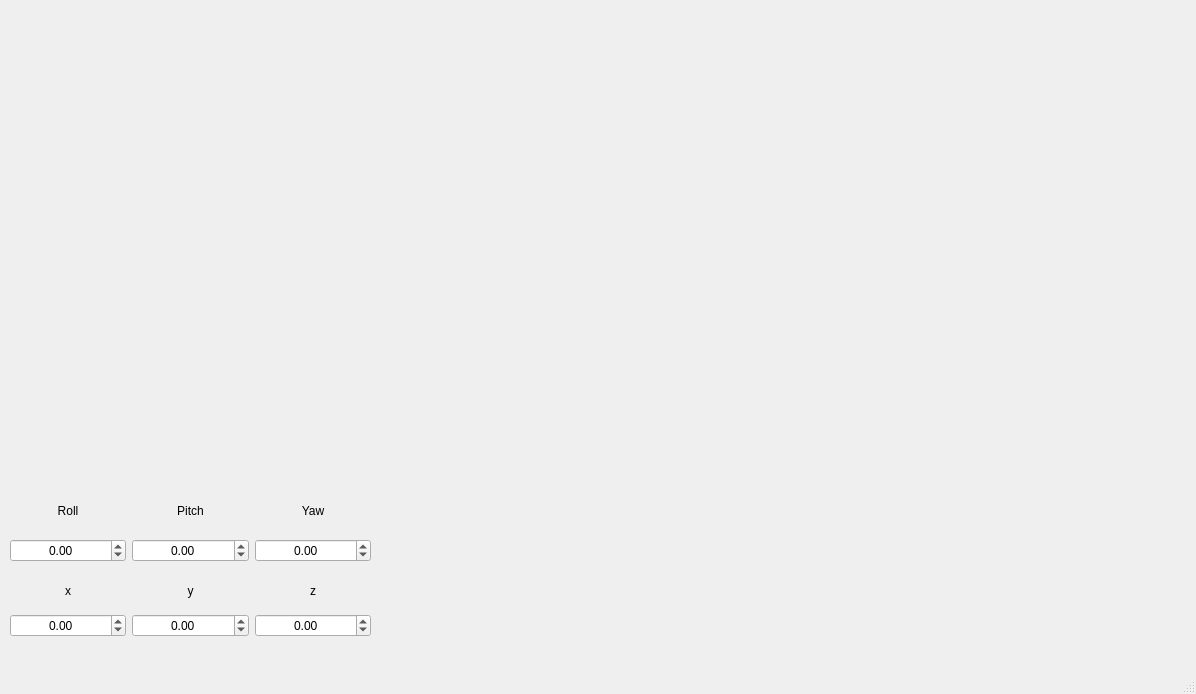
<?xml version="1.0" encoding="UTF-8"?>
<ui version="4.0">
 <class>MainWindow</class>
 <widget class="QMainWindow" name="MainWindow">
  <property name="geometry">
   <rect>
    <x>0</x>
    <y>0</y>
    <width>1196</width>
    <height>694</height>
   </rect>
  </property>
  <property name="windowTitle">
   <string>MainWindow</string>
  </property>
  <widget class="QWidget" name="centralwidget">
   <widget class="MyGLWidget" name="renderWindow" native="true">
    <property name="geometry">
     <rect>
      <x>10</x>
      <y>10</y>
      <width>1161</width>
      <height>481</height>
     </rect>
    </property>
   </widget>
   <widget class="QWidget" name="horizontalLayoutWidget">
    <property name="geometry">
     <rect>
      <x>10</x>
      <y>530</y>
      <width>361</width>
      <height>41</height>
     </rect>
    </property>
    <layout class="QHBoxLayout" name="horizontalLayout">
     <item>
      <widget class="QDoubleSpinBox" name="rollSpinBox">
       <property name="alignment">
        <set>Qt::AlignCenter</set>
       </property>
       <property name="keyboardTracking">
        <bool>false</bool>
       </property>
       <property name="minimum">
        <double>-180.000000000000000</double>
       </property>
       <property name="maximum">
        <double>180.000000000000000</double>
       </property>
       <property name="singleStep">
        <double>0.010000000000000</double>
       </property>
      </widget>
     </item>
     <item>
      <widget class="QDoubleSpinBox" name="pitchSpinBox">
       <property name="alignment">
        <set>Qt::AlignCenter</set>
       </property>
       <property name="keyboardTracking">
        <bool>false</bool>
       </property>
       <property name="minimum">
        <double>-180.000000000000000</double>
       </property>
       <property name="maximum">
        <double>180.000000000000000</double>
       </property>
       <property name="singleStep">
        <double>0.010000000000000</double>
       </property>
      </widget>
     </item>
     <item>
      <widget class="QDoubleSpinBox" name="yawSpinBox">
       <property name="alignment">
        <set>Qt::AlignCenter</set>
       </property>
       <property name="keyboardTracking">
        <bool>false</bool>
       </property>
       <property name="minimum">
        <double>-180.000000000000000</double>
       </property>
       <property name="maximum">
        <double>180.000000000000000</double>
       </property>
       <property name="singleStep">
        <double>0.010000000000000</double>
       </property>
      </widget>
     </item>
    </layout>
   </widget>
   <widget class="QWidget" name="horizontalLayoutWidget_2">
    <property name="geometry">
     <rect>
      <x>10</x>
      <y>500</y>
      <width>361</width>
      <height>21</height>
     </rect>
    </property>
    <layout class="QHBoxLayout" name="horizontalLayout_2">
     <item>
      <widget class="QLabel" name="label_3">
       <property name="text">
        <string>Roll</string>
       </property>
       <property name="alignment">
        <set>Qt::AlignCenter</set>
       </property>
      </widget>
     </item>
     <item>
      <widget class="QLabel" name="label_2">
       <property name="text">
        <string>Pitch</string>
       </property>
       <property name="alignment">
        <set>Qt::AlignCenter</set>
       </property>
      </widget>
     </item>
     <item>
      <widget class="QLabel" name="label">
       <property name="text">
        <string>Yaw</string>
       </property>
       <property name="alignment">
        <set>Qt::AlignCenter</set>
       </property>
      </widget>
     </item>
    </layout>
   </widget>
   <widget class="QWidget" name="horizontalLayoutWidget_3">
    <property name="geometry">
     <rect>
      <x>10</x>
      <y>580</y>
      <width>361</width>
      <height>21</height>
     </rect>
    </property>
    <layout class="QHBoxLayout" name="horizontalLayout_3">
     <item>
      <widget class="QLabel" name="label_4">
       <property name="text">
        <string>x</string>
       </property>
       <property name="alignment">
        <set>Qt::AlignCenter</set>
       </property>
      </widget>
     </item>
     <item>
      <widget class="QLabel" name="label_5">
       <property name="text">
        <string>y</string>
       </property>
       <property name="alignment">
        <set>Qt::AlignCenter</set>
       </property>
      </widget>
     </item>
     <item>
      <widget class="QLabel" name="label_6">
       <property name="text">
        <string>z</string>
       </property>
       <property name="alignment">
        <set>Qt::AlignCenter</set>
       </property>
      </widget>
     </item>
    </layout>
   </widget>
   <widget class="QWidget" name="horizontalLayoutWidget_4">
    <property name="geometry">
     <rect>
      <x>10</x>
      <y>610</y>
      <width>361</width>
      <height>31</height>
     </rect>
    </property>
    <layout class="QHBoxLayout" name="horizontalLayout_4">
     <item>
      <widget class="QDoubleSpinBox" name="xSpinBox">
       <property name="alignment">
        <set>Qt::AlignCenter</set>
       </property>
       <property name="keyboardTracking">
        <bool>false</bool>
       </property>
       <property name="minimum">
        <double>-5000.000000000000000</double>
       </property>
       <property name="maximum">
        <double>5000.000000000000000</double>
       </property>
       <property name="singleStep">
        <double>0.010000000000000</double>
       </property>
      </widget>
     </item>
     <item>
      <widget class="QDoubleSpinBox" name="ySpinBox">
       <property name="alignment">
        <set>Qt::AlignCenter</set>
       </property>
       <property name="keyboardTracking">
        <bool>false</bool>
       </property>
       <property name="minimum">
        <double>-5000.000000000000000</double>
       </property>
       <property name="maximum">
        <double>5000.000000000000000</double>
       </property>
       <property name="singleStep">
        <double>0.010000000000000</double>
       </property>
      </widget>
     </item>
     <item>
      <widget class="QDoubleSpinBox" name="zSpinBox">
       <property name="alignment">
        <set>Qt::AlignCenter</set>
       </property>
       <property name="keyboardTracking">
        <bool>false</bool>
       </property>
       <property name="minimum">
        <double>-5000.000000000000000</double>
       </property>
       <property name="maximum">
        <double>5000.000000000000000</double>
       </property>
       <property name="singleStep">
        <double>0.010000000000000</double>
       </property>
      </widget>
     </item>
    </layout>
   </widget>
  </widget>
  <widget class="QMenuBar" name="menubar">
   <property name="geometry">
    <rect>
     <x>0</x>
     <y>0</y>
     <width>1196</width>
     <height>22</height>
    </rect>
   </property>
  </widget>
  <widget class="QStatusBar" name="statusbar"/>
 </widget>
 <customwidgets>
  <customwidget>
   <class>MyGLWidget</class>
   <extends>QWidget</extends>
   <header location="global">myglwidget.h</header>
   <container>1</container>
  </customwidget>
 </customwidgets>
 <resources/>
 <connections/>
</ui>
